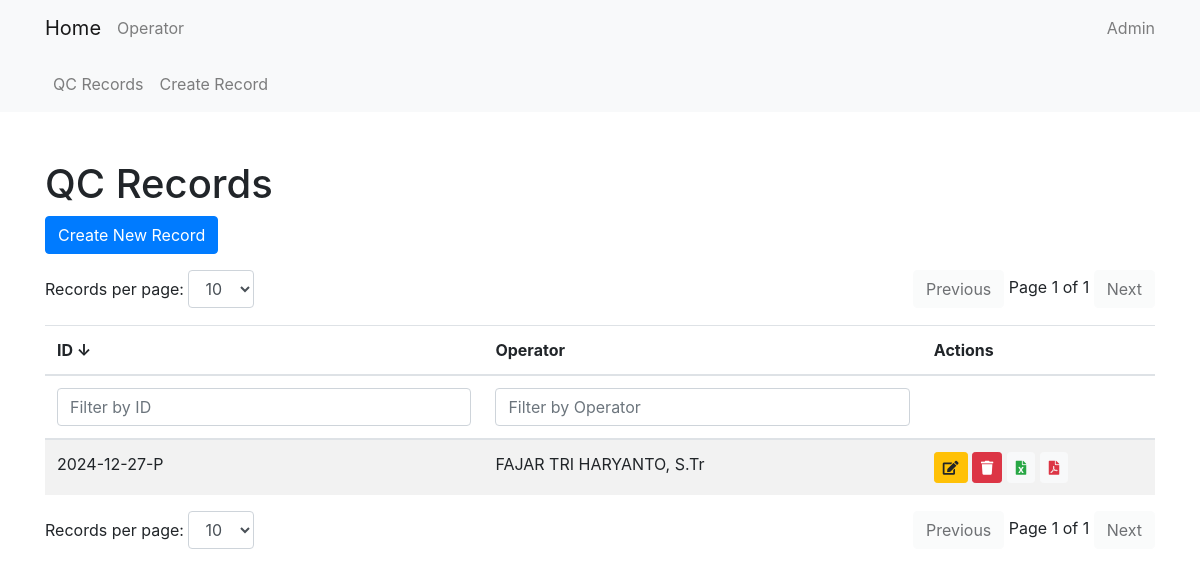
The app's page /qc/, older data.
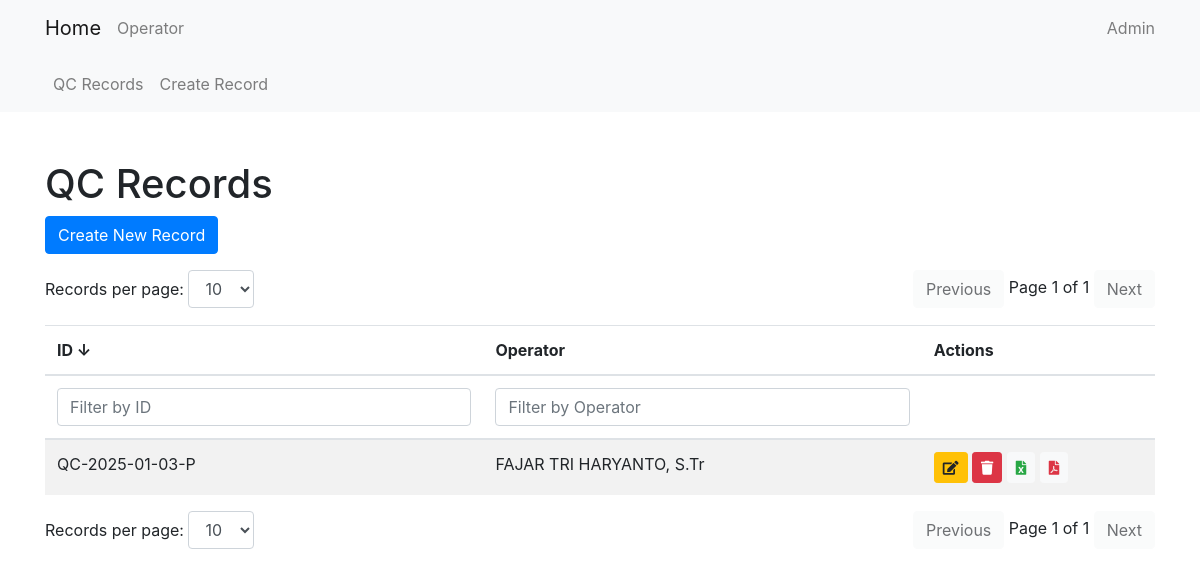
The same page, newer data.
### qc/models.py (models this page shows, shortened)
class QcRecord(models.Model):
    qc_id = models.CharField(max_length=15, default='0')
    KELOMPOK_CHOICES = [
        ('1', '1'),
        ('2', '2'),
        ('3', '3'),
        ('4', '4'),
        ('5', '5'),
    ]
    kelompok = models.CharField(max_length=1, choices=KELOMPOK_CHOICES, default='1')
    jam_pelaksanaan = models.TimeField(default=(timezone.now() + timezone.timedelta(hours=7)).replace(second=0, microsecond=0))
    qc_prev = models.TextField(default='0')
    qc = models.TextField(default='0')
    operator = models.ForeignKey(Operator, on_delete=models.CASCADE)
    NIP = models.CharField(max_length=18, default='0')
    event_indonesia = models.IntegerField(default=0)
    event_luar = models.IntegerField(default=0)
    kel_sebelum = models.CharField(max_length=1, choices=KELOMPOK_CHOICES, default='1')

### core/models.py (models this page shows, shortened)
class Operator(models.Model):
    name = models.CharField(max_length=100)
    NIP = models.CharField(max_length=18)

### qc/views.py (the view)
# urls.py: path('', QcRecordListView.as_view(), name='qcrecord_list'),
class QcRecordListView(ListView):
    model = QcRecord
    template_name = 'qc/qcrecord_list.html'
    context_object_name = 'qcrecords'

### qc/templates/qc/qcrecord_list.html (shortened to what this page needs)
{% extends 'core/base.html' %}
{% block content %}
<h1 class="mt-5">QC Records</h1>
<a href="{% url 'qc:qcrecord_create' %}" class="btn btn-primary mb-3">Create New Record</a>
<div class="d-flex justify-content-between mb-3">
    <div>
        <label for="recordsPerPageTop">Records per page:</label>
        <select id="recordsPerPageTop" class="form-control d-inline-block w-auto">
            <option value="10" selected>10</option>
        </select>
    </div>
    <div>
        <button id="prevPageTop" class="btn btn-light">Previous</button>
        <span id="pageInfoTop"></span>
        <button id="nextPageTop" class="btn btn-light">Next</button>
    </div>
</div>
<div class="table-responsive">
    <table class="table table-striped" id="qcRecordTable">
        <thead>
            <tr>
                <th onclick="sortTable(0)" style="cursor: pointer;">ID <span id="idSortArrow">↓</span></th>
                <th onclick="sortTable(1)" style="cursor: pointer;">Operator </th>
                <th>Actions</th>
            </tr>
            <tr>
                <th><input type="text" id="idFilter" onkeyup="filterTable(0)" placeholder="Filter by ID" class="form-control"></th>
                <th><input type="text" id="operatorFilter" onkeyup="filterTable(1)" placeholder="Filter by Operator" class="form-control"></th>
                <th></th>
            </tr>
        </thead>
        <tbody id="qcRecordTableBody">
            {% for record in qcrecords|dictsortreversed:"qc_id" %}
            <tr>
                <td>{{ record.qc_id }}</td>
                <td>{{ record.operator.name }}</td>
                <td>
                    <a href="{% url 'qc:qcrecord_update' record.pk %}" class="btn btn-sm btn-warning" data-toggle="tooltip" title="Edit">
                        <i class="fas fa-edit"></i>
                    </a>
                    <form action="{% url 'qc:qcrecord_delete_direct' record.pk %}" method="post" style="display:inline;">
                        <button type="button" class="btn btn-sm btn-danger delete-button" data-toggle="tooltip" title="Delete">
                            <i class="fas fa-trash"></i>
                        </button>
                    </form>
                    <a href="{% url 'qc:export_to_excel' record.pk %}" class="btn btn-sm btn-light text-success" data-toggle="tooltip" title="Export to Excel">
                        <i class="fas fa-file-excel"></i>
                    </a>
                    <a href="{% url 'qc:export_to_pdf' record.pk %}" class="btn btn-sm btn-light text-danger" data-toggle="tooltip" title="Export to PDF">
                        <i class="fas fa-file-pdf"></i>
                    </a>
                </td>
            </tr>
            {% endfor %}
        </tbody>
    </table>
</div>
<div class="d-flex justify-content-between">
    <div>
        <label for="recordsPerPage">Records per page:</label>
        <select id="recordsPerPage" class="form-control d-inline-block w-auto">
            <option value="10" selected>10</option>
        </select>
    </div>
    <div>
        <button id="prevPage" class="btn btn-light">Previous</button>
        <span id="pageInfo"></span>
        <button id="nextPage" class="btn btn-light">Next</button>
    </div>
</div>
{% endblock %}

Row changes from the older to the newer data that the page shows:
changed QcRecord "FAJAR TRI HARYANTO, S.Tr": qc_id "2024-12-27-P" → "QC-2025-01-03-P"
